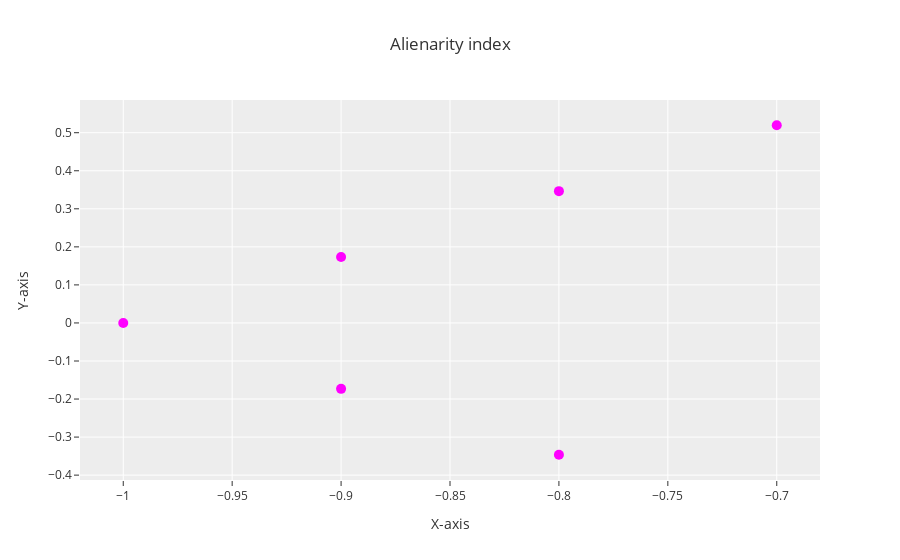

Notebook code for this chart:
### Markdown cell above
I wonder if there is something extraterrastial going on here, each `AI` has 6 points, but what's the message they are trying to give???

Let's take a look at the third one...

### Code cell
nlx.papers[doi3].create_plotly_object_from('fig0')

### Figure 1 — Plotly figure (JSON) as saved in the notebook; plotly's stock layout.template omitted (floating-point values rounded to 4 significant figures)
{"data": [{"hovertemplate": "X-axis=%{x}<br>Y-axis=%{y}<extra></extra>", "legendgroup": "", "marker": {"color": "magenta", "opacity": 1, "size": 10, "symbol": "circle"}, "mode": "markers", "name": "", "orientation": "v", "showlegend": false, "type": "scatter", "x": [-0.7, -0.8, -0.9, -1, -0.9, -0.8], "xaxis": "x", "y": [0.5196, 0.3464, 0.1732, 1.225e-16, -0.1732, -0.3464], "yaxis": "y"}], "layout": {"autosize": true, "legend": {"tracegroupgap": 0}, "title": {"text": "Alienarity index"}, "xaxis": {"anchor": "y", "autorange": true, "domain": [0, 1], "range": [-1.019, -0.6811], "title": {"text": "X-axis"}, "type": "linear"}, "yaxis": {"anchor": "x", "autorange": true, "domain": [0, 1], "range": [-0.4348, 0.608], "title": {"text": "Y-axis"}, "type": "linear"}}}
